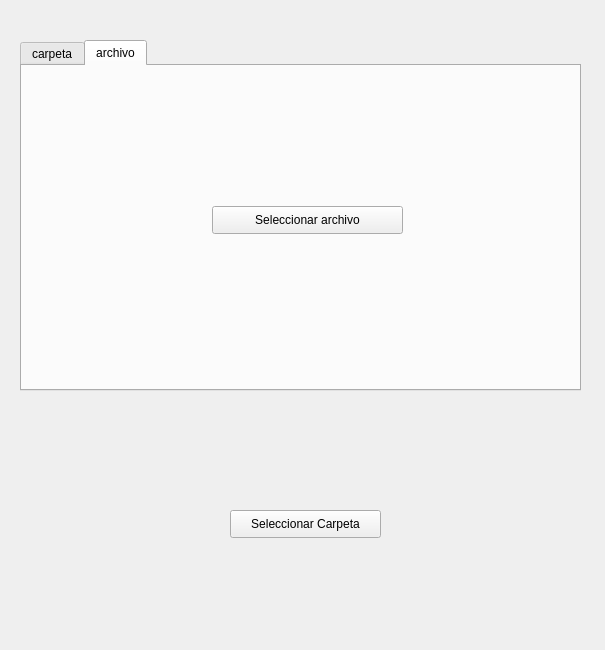
<?xml version="1.0" encoding="UTF-8"?>
<ui version="4.0">
 <class>MainWindow</class>
 <widget class="QMainWindow" name="MainWindow">
  <property name="geometry">
   <rect>
    <x>0</x>
    <y>0</y>
    <width>605</width>
    <height>650</height>
   </rect>
  </property>
  <property name="windowTitle">
   <string>MainWindow</string>
  </property>
  <widget class="QWidget" name="centralwidget">
   <widget class="QPushButton" name="pushButton">
    <property name="geometry">
     <rect>
      <x>230</x>
      <y>510</y>
      <width>151</width>
      <height>28</height>
     </rect>
    </property>
    <property name="text">
     <string>Seleccionar Carpeta</string>
    </property>
   </widget>
   <widget class="QTabWidget" name="tabWidget">
    <property name="geometry">
     <rect>
      <x>20</x>
      <y>40</y>
      <width>561</width>
      <height>351</height>
     </rect>
    </property>
    <property name="currentIndex">
     <number>1</number>
    </property>
    <widget class="QWidget" name="tab">
     <attribute name="title">
      <string>carpeta</string>
     </attribute>
     <widget class="QListWidget" name="listWidget">
      <property name="geometry">
       <rect>
        <x>40</x>
        <y>30</y>
        <width>451</width>
        <height>261</height>
       </rect>
      </property>
     </widget>
    </widget>
    <widget class="QWidget" name="tab_2">
     <attribute name="title">
      <string>archivo</string>
     </attribute>
     <widget class="QPushButton" name="pushButton_2">
      <property name="geometry">
       <rect>
        <x>190</x>
        <y>140</y>
        <width>191</width>
        <height>28</height>
       </rect>
      </property>
      <property name="text">
       <string>Seleccionar archivo</string>
      </property>
     </widget>
     <widget class="QLabel" name="label_2">
      <property name="geometry">
       <rect>
        <x>60</x>
        <y>40</y>
        <width>431</width>
        <height>41</height>
       </rect>
      </property>
      <property name="text">
       <string/>
      </property>
      <property name="alignment">
       <set>Qt::AlignCenter</set>
      </property>
     </widget>
    </widget>
   </widget>
   <widget class="QLabel" name="label">
    <property name="geometry">
     <rect>
      <x>20</x>
      <y>440</y>
      <width>431</width>
      <height>31</height>
     </rect>
    </property>
    <property name="text">
     <string/>
    </property>
   </widget>
  </widget>
 </widget>
 <resources/>
 <connections/>
</ui>
